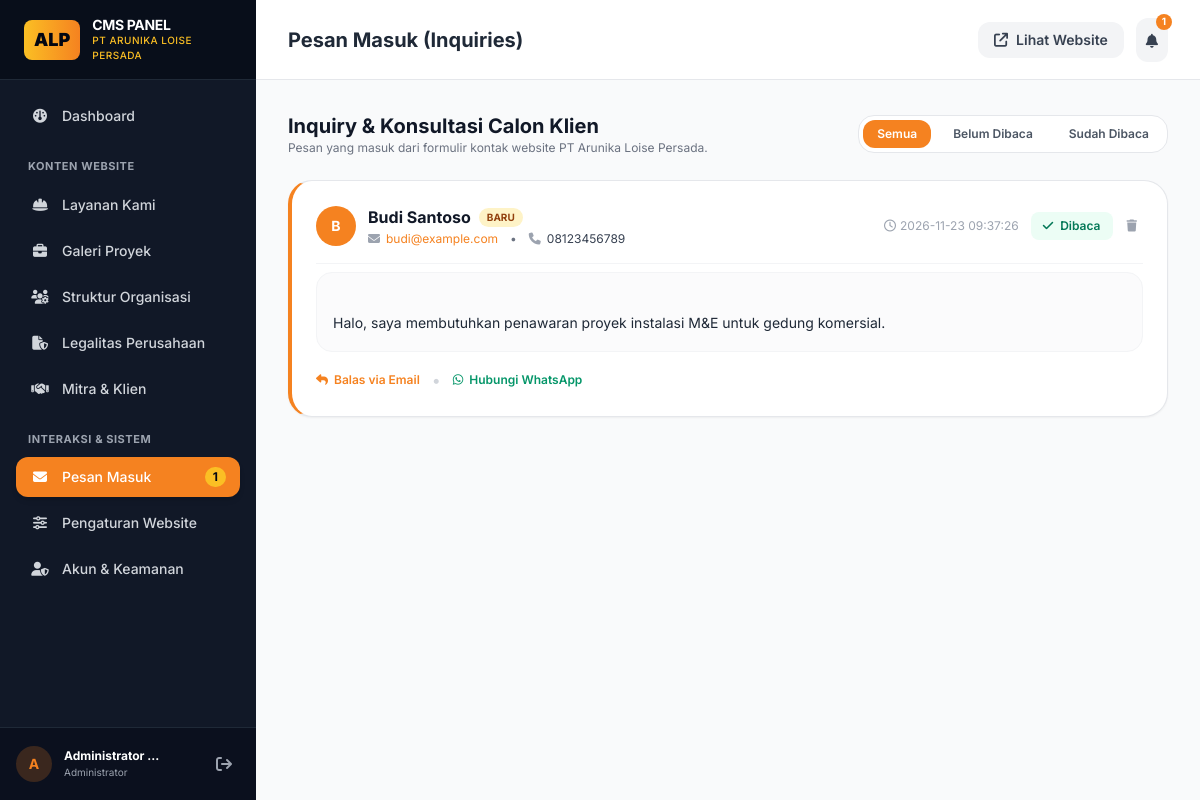
Screenshot of /admin/messages (signed in) with the database file from the repository.
### tables this page shows
CREATE TABLE messages (
            id INTEGER PRIMARY KEY AUTOINCREMENT,
            name TEXT NOT NULL,
            email TEXT NOT NULL,
            phone TEXT,
            subject TEXT,
            message TEXT NOT NULL,
            is_read INTEGER DEFAULT 0,
            created_at TIMESTAMP DEFAULT CURRENT_TIMESTAMP
        );

### app.py (the view)
@app.route('/admin/messages')
@login_required
def admin_messages():
    filter_read = request.args.get('filter')
    conn = db.get_db()
    cursor = conn.cursor()
    if filter_read == 'unread':
        cursor.execute("SELECT * FROM messages WHERE is_read = 0 ORDER BY id DESC")
    elif filter_read == 'read':
        cursor.execute("SELECT * FROM messages WHERE is_read = 1 ORDER BY id DESC")
    else:
        cursor.execute("SELECT * FROM messages ORDER BY id DESC")
    messages = cursor.fetchall()
    conn.close()
    return render_template('admin/messages.html', messages=messages, current_filter=filter_read)

### app.py (called while the page is built)
def login_required(f):
    @wraps(f)
    def decorated_function(*args, **kwargs):
        if 'user_id' not in session:
            flash('Silakan masuk (login) terlebih dahulu.', 'warning')
            return redirect(url_for('admin_login', next=request.url))
        return f(*args, **kwargs)
    return decorated_function

@app.context_processor
def inject_global_data():
    conn = db.get_db()
    cursor = conn.cursor()
    cursor.execute("SELECT key, value FROM settings")
    settings = {row['key']: row['value'] for row in cursor.fetchall()}
    unread_count = 0
    if 'user_id' in session:
        cursor.execute("SELECT COUNT(*) FROM messages WHERE is_read = 0")
        unread_count = cursor.fetchone()[0]
    conn.close()
    return {
        'settings': settings,
        'unread_messages_count': unread_count,
        'current_year': datetime.now().year
    }

### db.py (called while the page is built)
def get_db():
    conn = sqlite3.connect(DATABASE_PATH)
    conn.row_factory = sqlite3.Row
    return conn

### templates/admin/messages.html
{% extends "admin/base_admin.html" %}
{% block page_title %}Pesan Masuk (Inquiries){% endblock %}
{% block admin_content %}
<div class="space-y-6">
    <div class="flex flex-col sm:flex-row items-start sm:items-center justify-between gap-4">
        <div>
            <h2 class="text-xl font-bold text-gray-900">Inquiry & Konsultasi Calon Klien</h2>
            <p class="text-xs text-gray-500">Pesan yang masuk dari formulir kontak website PT Arunika Loise Persada.</p>
        </div>
        <div class="flex items-center gap-2 bg-white p-1 rounded-2xl border border-gray-200">
            <a href="{{ url_for('admin_messages') }}" class="px-3.5 py-1.5 rounded-xl text-xs font-semibold transition {% if not current_filter %}bg-brand-orange text-white{% else %}text-gray-600 hover:text-gray-900{% endif %}">
                Semua
            </a>
            <a href="{{ url_for('admin_messages', filter='unread') }}" class="px-3.5 py-1.5 rounded-xl text-xs font-semibold transition {% if current_filter == 'unread' %}bg-brand-orange text-white{% else %}text-gray-600 hover:text-gray-900{% endif %}">
                Belum Dibaca
            </a>
            <a href="{{ url_for('admin_messages', filter='read') }}" class="px-3.5 py-1.5 rounded-xl text-xs font-semibold transition {% if current_filter == 'read' %}bg-brand-orange text-white{% else %}text-gray-600 hover:text-gray-900{% endif %}">
                Sudah Dibaca
            </a>
        </div>
    </div>
    <div class="space-y-4">
        {% for msg in messages %}
        <div class="bg-white rounded-3xl p-6 border border-gray-200 shadow-sm transition {% if not msg.is_read %}border-l-4 border-l-brand-orange bg-orange-50/20{% endif %}">
            <div class="flex flex-col sm:flex-row sm:items-center justify-between gap-3 pb-4 border-b border-gray-100">
                <div class="flex items-center gap-3">
                    <div class="w-10 h-10 rounded-full {% if not msg.is_read %}bg-brand-orange text-white{% else %}bg-gray-100 text-gray-600{% endif %} flex items-center justify-center font-bold text-sm shrink-0">
                        {{ msg.name[0]|upper }}
                    </div>
                    <div>
                        <div class="flex items-center gap-2">
                            <h3 class="text-base font-bold text-gray-900">{{ msg.name }}</h3>
                            {% if not msg.is_read %}
                            <span class="bg-amber-100 text-amber-800 text-[10px] font-bold px-2 py-0.5 rounded-full">BARU</span>
                            {% endif %}
                        </div>
                        <div class="flex flex-wrap items-center gap-3 text-xs text-gray-500 mt-0.5">
                            <span class="flex items-center gap-1.5">
                                <i class="fa-solid fa-envelope text-gray-400"></i>
                                <a href="mailto:{{ msg.email }}" class="text-brand-orange hover:underline">{{ msg.email }}</a>
                            </span>
                            {% if msg.phone %}
                            <span>•</span>
                            <span class="flex items-center gap-1.5">
                                <i class="fa-solid fa-phone text-gray-400"></i>
                                <a href="tel:{{ msg.phone }}" class="text-gray-700 hover:underline">{{ msg.phone }}</a>
                            </span>
                            {% endif %}
                        </div>
                    </div>
                </div>
                <div class="flex items-center gap-3 text-xs">
                    <span class="text-gray-400"><i class="fa-regular fa-clock mr-1"></i>{{ msg.created_at }}</span>
                    <div class="flex items-center gap-2">
                        {% if not msg.is_read %}
                        <a href="{{ url_for('admin_message_mark_read', id=msg.id) }}" class="px-3 py-1.5 bg-emerald-50 text-emerald-700 hover:bg-emerald-100 font-semibold rounded-lg transition" title="Tandai Dibaca">
                            <i class="fa-solid fa-check mr-1"></i> Dibaca
                        </a>
                        {% else %}
                        <a href="{{ url_for('admin_message_mark_unread', id=msg.id) }}" class="px-3 py-1.5 bg-gray-100 text-gray-600 hover:bg-gray-200 font-semibold rounded-lg transition" title="Tandai Belum Dibaca">
                            <i class="fa-regular fa-envelope mr-1"></i> Belum Dibaca
                        </a>
                        {% endif %}
                        <form action="{{ url_for('admin_message_delete', id=msg.id) }}" method="POST" onsubmit="return confirm('Hapus pesan ini?');" class="inline">
                            <button type="submit" class="p-1.5 text-gray-400 hover:text-red-600 hover:bg-red-50 rounded-lg transition" title="Hapus Pesan">
                                <i class="fa-solid fa-trash text-xs"></i>
                            </button>
                        </form>
                    </div>
                </div>
            </div>
            <div class="pt-4 text-sm text-gray-800 leading-relaxed whitespace-pre-line bg-gray-50/70 p-4 rounded-2xl border border-gray-100 mt-2">
                {{ msg.message }}
            </div>
            <div class="mt-4 flex items-center gap-3">
                <a href="mailto:{{ msg.email }}?subject=Tanggapan%20PT%20Arunika%20Loise%20Persada" class="text-xs font-semibold text-brand-orange hover:text-orange-600 flex items-center gap-1.5 transition">
                    <i class="fa-solid fa-reply"></i> Balas via Email
                </a>
                {% if msg.phone %}
                <span class="text-gray-300">•</span>
                <a href="https://wa.me/{{ msg.phone|replace(' ', '')|replace('-', '')|replace('+', '') }}" target="_blank" class="text-xs font-semibold text-emerald-600 hover:text-emerald-700 flex items-center gap-1.5 transition">
                    <i class="fa-brands fa-whatsapp"></i> Hubungi WhatsApp
                </a>
                {% endif %}
            </div>
        </div>
        {% else %}
        <div class="bg-white rounded-3xl p-12 text-center text-gray-400 border border-gray-200">
            <i class="fa-solid fa-inbox text-4xl mb-3 opacity-30 block"></i>
            <p class="text-sm">Tidak ada pesan masuk pada kategori ini.</p>
        </div>
        {% endfor %}
    </div>
</div>
{% endblock %}

### templates/admin/base_admin.html (style rules this page uses)
body { font-family: 'Inter', sans-serif; }

### rows the page displays
messages: name "B", name "Budi Santoso", is_read "BARU", email "budi@example.com", phone "08123456789", created_at "2026-11-23 09:37:26", message "Halo, saya membutuhkan penawaran proyek instalasi M&E untuk gedung komersial."

### other values shown
{{ unread_messages_count }} "1"
{{ session.get('user_name', 'A')[0]|upper }} "A"
{{ session.get('user_name', 'Admin') }} "Administrator…"
